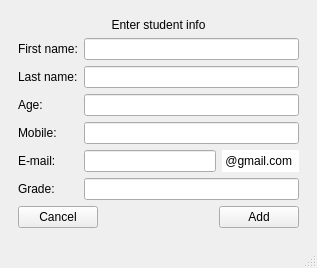
<?xml version="1.0" encoding="UTF-8"?>
<ui version="4.0">
 <class>MainWindow</class>
 <widget class="QMainWindow" name="MainWindow">
  <property name="geometry">
   <rect>
    <x>0</x>
    <y>0</y>
    <width>309</width>
    <height>261</height>
   </rect>
  </property>
  <property name="windowTitle">
   <string>MainWindow</string>
  </property>
  <widget class="QWidget" name="centralwidget">
   <layout class="QGridLayout" name="gridLayout_8">
    <item row="0" column="0">
     <widget class="QStackedWidget" name="stackedWidget">
      <property name="currentIndex">
       <number>12</number>
      </property>
      <widget class="QWidget" name="login_screen">
       <layout class="QGridLayout" name="gridLayout_2">
        <item row="0" column="0">
         <layout class="QVBoxLayout" name="verticalLayout_3">
          <item>
           <widget class="QLabel" name="label_3">
            <property name="text">
             <string>LOGIN</string>
            </property>
            <property name="alignment">
             <set>Qt::AlignCenter</set>
            </property>
           </widget>
          </item>
          <item>
           <layout class="QHBoxLayout" name="horizontalLayout">
            <item>
             <layout class="QVBoxLayout" name="verticalLayout_2">
              <item>
               <widget class="QLabel" name="label">
                <property name="text">
                 <string>Username:</string>
                </property>
               </widget>
              </item>
              <item>
               <widget class="QLabel" name="label_2">
                <property name="text">
                 <string>Password:</string>
                </property>
               </widget>
              </item>
             </layout>
            </item>
            <item>
             <layout class="QVBoxLayout" name="verticalLayout">
              <item>
               <widget class="QLineEdit" name="lineEdit_username"/>
              </item>
              <item>
               <widget class="QLineEdit" name="lineEdit_password">
                <property name="echoMode">
                 <enum>QLineEdit::Password</enum>
                </property>
               </widget>
              </item>
             </layout>
            </item>
           </layout>
          </item>
          <item>
           <spacer name="verticalSpacer">
            <property name="orientation">
             <enum>Qt::Vertical</enum>
            </property>
            <property name="sizeType">
             <enum>QSizePolicy::Preferred</enum>
            </property>
            <property name="sizeHint" stdset="0">
             <size>
              <width>20</width>
              <height>40</height>
             </size>
            </property>
           </spacer>
          </item>
          <item>
           <widget class="QPushButton" name="pushButton_login">
            <property name="text">
             <string>Login</string>
            </property>
           </widget>
          </item>
         </layout>
        </item>
       </layout>
      </widget>
      <widget class="QWidget" name="main_choose_list_screen">
       <layout class="QGridLayout" name="gridLayout">
        <item row="0" column="0">
         <layout class="QVBoxLayout" name="verticalLayout_5">
          <item>
           <widget class="QLabel" name="label_4">
            <property name="styleSheet">
             <string notr="true">font: 700 36pt &quot;Segoe Script&quot;;</string>
            </property>
            <property name="text">
             <string>Welcome</string>
            </property>
            <property name="alignment">
             <set>Qt::AlignCenter</set>
            </property>
           </widget>
          </item>
          <item>
           <layout class="QHBoxLayout" name="horizontalLayout_2">
            <item>
             <widget class="QPushButton" name="pushButton_stdList">
              <property name="sizePolicy">
               <sizepolicy hsizetype="Preferred" vsizetype="Preferred">
                <horstretch>0</horstretch>
                <verstretch>0</verstretch>
               </sizepolicy>
              </property>
              <property name="text">
               <string>Student</string>
              </property>
             </widget>
            </item>
            <item>
             <widget class="QPushButton" name="pushButton_prfList">
              <property name="sizePolicy">
               <sizepolicy hsizetype="Preferred" vsizetype="Preferred">
                <horstretch>0</horstretch>
                <verstretch>0</verstretch>
               </sizepolicy>
              </property>
              <property name="text">
               <string>Professor</string>
              </property>
             </widget>
            </item>
           </layout>
          </item>
          <item>
           <widget class="QPushButton" name="pushButton_courseList">
            <property name="sizePolicy">
             <sizepolicy hsizetype="Preferred" vsizetype="Preferred">
              <horstretch>0</horstretch>
              <verstretch>0</verstretch>
             </sizepolicy>
            </property>
            <property name="text">
             <string>Course</string>
            </property>
           </widget>
          </item>
          <item>
           <spacer name="verticalSpacer_2">
            <property name="orientation">
             <enum>Qt::Vertical</enum>
            </property>
            <property name="sizeType">
             <enum>QSizePolicy::Minimum</enum>
            </property>
            <property name="sizeHint" stdset="0">
             <size>
              <width>10</width>
              <height>20</height>
             </size>
            </property>
           </spacer>
          </item>
          <item>
           <widget class="QPushButton" name="pushButton_exitToLoginScreen">
            <property name="text">
             <string>Exit</string>
            </property>
           </widget>
          </item>
         </layout>
        </item>
       </layout>
      </widget>
      <widget class="QWidget" name="course_list_page">
       <layout class="QGridLayout" name="gridLayout_13">
        <item row="2" column="0">
         <layout class="QHBoxLayout" name="horizontalLayout_9">
          <item>
           <widget class="QPushButton" name="pushButton_back_to_main_list">
            <property name="text">
             <string>back</string>
            </property>
           </widget>
          </item>
          <item>
           <spacer name="horizontalSpacer_3">
            <property name="orientation">
             <enum>Qt::Horizontal</enum>
            </property>
            <property name="sizeHint" stdset="0">
             <size>
              <width>40</width>
              <height>20</height>
             </size>
            </property>
           </spacer>
          </item>
          <item>
           <layout class="QVBoxLayout" name="verticalLayout_13">
            <item>
             <widget class="QPushButton" name="pushButton_add_course">
              <property name="text">
               <string>Add</string>
              </property>
             </widget>
            </item>
            <item>
             <widget class="QPushButton" name="pushButton_to_search_course_page">
              <property name="text">
               <string>search</string>
              </property>
             </widget>
            </item>
           </layout>
          </item>
         </layout>
        </item>
        <item row="1" column="0">
         <widget class="QTableWidget" name="tableWidget_courseList">
          <property name="selectionBehavior">
           <enum>QAbstractItemView::SelectRows</enum>
          </property>
         </widget>
        </item>
        <item row="0" column="0">
         <widget class="QPushButton" name="pushButton_export_cources">
          <property name="text">
           <string>Export</string>
          </property>
         </widget>
        </item>
       </layout>
      </widget>
      <widget class="QWidget" name="search_course_page">
       <layout class="QGridLayout" name="gridLayout_14">
        <item row="2" column="0">
         <layout class="QHBoxLayout" name="horizontalLayout_14">
          <item>
           <widget class="QPushButton" name="pushButton_cancel_search_course">
            <property name="text">
             <string>Cancel</string>
            </property>
           </widget>
          </item>
          <item>
           <spacer name="horizontalSpacer_5">
            <property name="orientation">
             <enum>Qt::Horizontal</enum>
            </property>
            <property name="sizeHint" stdset="0">
             <size>
              <width>40</width>
              <height>20</height>
             </size>
            </property>
           </spacer>
          </item>
          <item>
           <widget class="QPushButton" name="pushButton_search_course_2">
            <property name="text">
             <string>Search</string>
            </property>
           </widget>
          </item>
         </layout>
        </item>
        <item row="0" column="0">
         <layout class="QVBoxLayout" name="verticalLayout_14">
          <item>
           <spacer name="verticalSpacer_4">
            <property name="orientation">
             <enum>Qt::Vertical</enum>
            </property>
            <property name="sizeHint" stdset="0">
             <size>
              <width>20</width>
              <height>40</height>
             </size>
            </property>
           </spacer>
          </item>
          <item>
           <widget class="QLabel" name="label_28">
            <property name="text">
             <string>Enter course code</string>
            </property>
            <property name="alignment">
             <set>Qt::AlignCenter</set>
            </property>
           </widget>
          </item>
          <item>
           <widget class="QLineEdit" name="lineEdit_course_code_search"/>
          </item>
         </layout>
        </item>
        <item row="1" column="0">
         <spacer name="verticalSpacer_3">
          <property name="orientation">
           <enum>Qt::Vertical</enum>
          </property>
          <property name="sizeType">
           <enum>QSizePolicy::Fixed</enum>
          </property>
          <property name="sizeHint" stdset="0">
           <size>
            <width>20</width>
            <height>60</height>
           </size>
          </property>
         </spacer>
        </item>
       </layout>
      </widget>
      <widget class="QWidget" name="selected_student_courses_grades_page">
       <layout class="QGridLayout" name="gridLayout_15">
        <item row="0" column="0">
         <widget class="QLabel" name="label_found_course">
          <property name="text">
           <string/>
          </property>
          <property name="alignment">
           <set>Qt::AlignCenter</set>
          </property>
         </widget>
        </item>
        <item row="0" column="1">
         <widget class="QLabel" name="label_selected_student_basic_info">
          <property name="text">
           <string/>
          </property>
         </widget>
        </item>
        <item row="1" column="1">
         <widget class="QTableWidget" name="tableWidget_selected_student_course_grade_info"/>
        </item>
        <item row="2" column="1">
         <layout class="QHBoxLayout" name="horizontalLayout_22">
          <item>
           <widget class="QPushButton" name="pushButton_back_to_coursesList">
            <property name="styleSheet">
             <string notr="true"/>
            </property>
            <property name="text">
             <string>Back</string>
            </property>
           </widget>
          </item>
          <item>
           <spacer name="horizontalSpacer_12">
            <property name="orientation">
             <enum>Qt::Horizontal</enum>
            </property>
            <property name="sizeHint" stdset="0">
             <size>
              <width>40</width>
              <height>20</height>
             </size>
            </property>
           </spacer>
          </item>
          <item>
           <widget class="QLabel" name="label_35">
            <property name="text">
             <string/>
            </property>
           </widget>
          </item>
         </layout>
        </item>
       </layout>
      </widget>
      <widget class="QWidget" name="choosed_course_info_page">
       <layout class="QGridLayout" name="gridLayout_16">
        <item row="0" column="0">
         <layout class="QVBoxLayout" name="verticalLayout_16">
          <item>
           <widget class="QLabel" name="label_30">
            <property name="styleSheet">
             <string notr="true">font: 700 14pt &quot;Segoe UI&quot;;
color: rgb(0, 0, 0);</string>
            </property>
            <property name="text">
             <string>Course code:</string>
            </property>
           </widget>
          </item>
          <item>
           <widget class="QLabel" name="label_course_code">
            <property name="styleSheet">
             <string notr="true">font: 700 14pt &quot;Segoe UI&quot;;
color: rgb(0, 0, 0);</string>
            </property>
            <property name="text">
             <string/>
            </property>
           </widget>
          </item>
          <item>
           <widget class="QLabel" name="label_selected_course_info">
            <property name="styleSheet">
             <string notr="true">font: 700 14pt &quot;Segoe UI&quot;;
color: rgb(0, 0, 0);</string>
            </property>
            <property name="text">
             <string/>
            </property>
           </widget>
          </item>
          <item>
           <spacer name="verticalSpacer_5">
            <property name="orientation">
             <enum>Qt::Vertical</enum>
            </property>
            <property name="sizeHint" stdset="0">
             <size>
              <width>20</width>
              <height>40</height>
             </size>
            </property>
           </spacer>
          </item>
          <item>
           <widget class="QTableWidget" name="tableWidget_students_grades">
            <property name="selectionBehavior">
             <enum>QAbstractItemView::SelectRows</enum>
            </property>
           </widget>
          </item>
          <item>
           <layout class="QHBoxLayout" name="horizontalLayout_15">
            <item>
             <widget class="QPushButton" name="pushButton_back_to_courseList_page">
              <property name="text">
               <string>Back</string>
              </property>
             </widget>
            </item>
            <item>
             <spacer name="horizontalSpacer_7">
              <property name="orientation">
               <enum>Qt::Horizontal</enum>
              </property>
              <property name="sizeHint" stdset="0">
               <size>
                <width>40</width>
                <height>20</height>
               </size>
              </property>
             </spacer>
            </item>
            <item>
             <layout class="QVBoxLayout" name="verticalLayout_15">
              <item>
               <widget class="QPushButton" name="pushButton_add_professor_to_course">
                <property name="text">
                 <string>Add professor</string>
                </property>
               </widget>
              </item>
              <item>
               <widget class="QPushButton" name="pushButton_add_student_to_course">
                <property name="text">
                 <string>Add student</string>
                </property>
               </widget>
              </item>
             </layout>
            </item>
           </layout>
          </item>
         </layout>
        </item>
       </layout>
      </widget>
      <widget class="QWidget" name="add_professor_to_course_page">
       <layout class="QGridLayout" name="gridLayout_18">
        <item row="0" column="0">
         <layout class="QVBoxLayout" name="verticalLayout_17">
          <item>
           <widget class="QLabel" name="label_29">
            <property name="text">
             <string>Enter professor code</string>
            </property>
            <property name="alignment">
             <set>Qt::AlignCenter</set>
            </property>
           </widget>
          </item>
          <item>
           <widget class="QLineEdit" name="lineEdit_professor_code_2"/>
          </item>
         </layout>
        </item>
        <item row="1" column="0">
         <layout class="QHBoxLayout" name="horizontalLayout_18">
          <item>
           <widget class="QPushButton" name="pushButton_cancel_add_professor_to_course">
            <property name="text">
             <string>Cancel</string>
            </property>
           </widget>
          </item>
          <item>
           <spacer name="horizontalSpacer_8">
            <property name="orientation">
             <enum>Qt::Horizontal</enum>
            </property>
            <property name="sizeHint" stdset="0">
             <size>
              <width>40</width>
              <height>20</height>
             </size>
            </property>
           </spacer>
          </item>
          <item>
           <widget class="QPushButton" name="pushButton_add_professor_to_course_2">
            <property name="text">
             <string>Add</string>
            </property>
           </widget>
          </item>
         </layout>
        </item>
       </layout>
      </widget>
      <widget class="QWidget" name="add_student_to_course_page">
       <layout class="QGridLayout" name="gridLayout_19">
        <item row="0" column="0">
         <layout class="QVBoxLayout" name="verticalLayout_18">
          <item>
           <widget class="QLabel" name="label_31">
            <property name="text">
             <string>Enter student code</string>
            </property>
            <property name="alignment">
             <set>Qt::AlignCenter</set>
            </property>
           </widget>
          </item>
          <item>
           <widget class="QLineEdit" name="lineEdit_student_code"/>
          </item>
         </layout>
        </item>
        <item row="1" column="0">
         <layout class="QVBoxLayout" name="verticalLayout_21">
          <item>
           <widget class="QLabel" name="label_32">
            <property name="text">
             <string>Enter student grade</string>
            </property>
            <property name="alignment">
             <set>Qt::AlignCenter</set>
            </property>
           </widget>
          </item>
          <item>
           <widget class="QLineEdit" name="lineEdit_student_grade"/>
          </item>
         </layout>
        </item>
        <item row="2" column="0">
         <layout class="QHBoxLayout" name="horizontalLayout_19">
          <item>
           <widget class="QPushButton" name="pushButton_cancel_add_student">
            <property name="text">
             <string>Cancel</string>
            </property>
           </widget>
          </item>
          <item>
           <spacer name="horizontalSpacer_9">
            <property name="orientation">
             <enum>Qt::Horizontal</enum>
            </property>
            <property name="sizeHint" stdset="0">
             <size>
              <width>40</width>
              <height>20</height>
             </size>
            </property>
           </spacer>
          </item>
          <item>
           <widget class="QPushButton" name="pushButton_add_student_to_course_2">
            <property name="text">
             <string>Add</string>
            </property>
           </widget>
          </item>
         </layout>
        </item>
       </layout>
      </widget>
      <widget class="QWidget" name="course_add_page">
       <layout class="QGridLayout" name="gridLayout_17">
        <item row="0" column="0">
         <widget class="QLabel" name="label_27">
          <property name="text">
           <string>Enter course info</string>
          </property>
          <property name="alignment">
           <set>Qt::AlignCenter</set>
          </property>
         </widget>
        </item>
        <item row="1" column="0">
         <layout class="QHBoxLayout" name="horizontalLayout_10">
          <item>
           <widget class="QLabel" name="label_23">
            <property name="text">
             <string>Name:</string>
            </property>
           </widget>
          </item>
          <item>
           <widget class="QLineEdit" name="lineEdit_course_name"/>
          </item>
         </layout>
        </item>
        <item row="2" column="0">
         <layout class="QHBoxLayout" name="horizontalLayout_11">
          <item>
           <widget class="QLabel" name="label_24">
            <property name="text">
             <string>Code:</string>
            </property>
           </widget>
          </item>
          <item>
           <widget class="QLineEdit" name="lineEdit_course_code"/>
          </item>
         </layout>
        </item>
        <item row="3" column="0">
         <layout class="QHBoxLayout" name="horizontalLayout_16">
          <item>
           <widget class="QLabel" name="label_25">
            <property name="text">
             <string>Lecture Hall:</string>
            </property>
           </widget>
          </item>
          <item>
           <widget class="QComboBox" name="comboBox_lectureHall"/>
          </item>
         </layout>
        </item>
        <item row="4" column="0">
         <layout class="QHBoxLayout" name="horizontalLayout_17">
          <item>
           <widget class="QLabel" name="label_26">
            <property name="text">
             <string>Time:</string>
            </property>
           </widget>
          </item>
          <item>
           <widget class="QComboBox" name="comboBox_time"/>
          </item>
         </layout>
        </item>
        <item row="5" column="0">
         <layout class="QHBoxLayout" name="horizontalLayout_13">
          <item>
           <widget class="QPushButton" name="pushButton_cancel_add_course">
            <property name="text">
             <string>Cancel</string>
            </property>
           </widget>
          </item>
          <item>
           <spacer name="horizontalSpacer_4">
            <property name="orientation">
             <enum>Qt::Horizontal</enum>
            </property>
            <property name="sizeHint" stdset="0">
             <size>
              <width>40</width>
              <height>20</height>
             </size>
            </property>
           </spacer>
          </item>
          <item>
           <widget class="QPushButton" name="pushButton_add_course_2">
            <property name="text">
             <string>Add</string>
            </property>
           </widget>
          </item>
         </layout>
        </item>
       </layout>
      </widget>
      <widget class="QWidget" name="stdListPage">
       <layout class="QGridLayout" name="gridLayout_6">
        <item row="0" column="0">
         <layout class="QGridLayout" name="gridLayout_5">
          <item row="0" column="0">
           <widget class="QPushButton" name="pushButton_back_to_main_2">
            <property name="enabled">
             <bool>true</bool>
            </property>
            <property name="sizePolicy">
             <sizepolicy hsizetype="Minimum" vsizetype="Minimum">
              <horstretch>0</horstretch>
              <verstretch>0</verstretch>
             </sizepolicy>
            </property>
            <property name="text">
             <string>back</string>
            </property>
            <property name="iconSize">
             <size>
              <width>12</width>
              <height>12</height>
             </size>
            </property>
           </widget>
          </item>
          <item row="1" column="0">
           <widget class="QLabel" name="label_14">
            <property name="text">
             <string>Students List</string>
            </property>
            <property name="alignment">
             <set>Qt::AlignCenter</set>
            </property>
           </widget>
          </item>
          <item row="2" column="0">
           <widget class="QTableWidget" name="tableWidget_studentsList">
            <property name="selectionBehavior">
             <enum>QAbstractItemView::SelectRows</enum>
            </property>
           </widget>
          </item>
          <item row="3" column="0">
           <layout class="QHBoxLayout" name="horizontalLayout_6">
            <item>
             <widget class="QLabel" name="student_info">
              <property name="minimumSize">
               <size>
                <width>195</width>
                <height>75</height>
               </size>
              </property>
              <property name="styleSheet">
               <string notr="true">font: 700 7pt &quot;Segoe UI&quot;;
color: rgb(0, 0, 0);</string>
              </property>
              <property name="frameShape">
               <enum>QFrame::Box</enum>
              </property>
              <property name="text">
               <string/>
              </property>
             </widget>
            </item>
            <item>
             <layout class="QVBoxLayout" name="verticalLayout_11">
              <item>
               <widget class="QPushButton" name="pushButton_searchStudent">
                <property name="text">
                 <string>Search</string>
                </property>
               </widget>
              </item>
              <item>
               <widget class="QPushButton" name="pushButton_addNewStudent">
                <property name="text">
                 <string>Add</string>
                </property>
               </widget>
              </item>
              <item>
               <widget class="QPushButton" name="pushButton_export_student">
                <property name="text">
                 <string>Export</string>
                </property>
               </widget>
              </item>
             </layout>
            </item>
           </layout>
          </item>
         </layout>
        </item>
       </layout>
      </widget>
      <widget class="QWidget" name="search_student_page">
       <layout class="QGridLayout" name="gridLayout_9">
        <item row="0" column="0">
         <layout class="QVBoxLayout" name="verticalLayout_4">
          <item>
           <widget class="QLabel" name="label_9">
            <property name="text">
             <string>Enter student code</string>
            </property>
            <property name="alignment">
             <set>Qt::AlignCenter</set>
            </property>
           </widget>
          </item>
          <item>
           <widget class="QLineEdit" name="lineEdit_stdCode"/>
          </item>
          <item>
           <layout class="QHBoxLayout" name="horizontalLayout_12">
            <item>
             <widget class="QPushButton" name="pushButton_8">
              <property name="text">
               <string>Cancel</string>
              </property>
             </widget>
            </item>
            <item>
             <spacer name="horizontalSpacer_6">
              <property name="orientation">
               <enum>Qt::Horizontal</enum>
              </property>
              <property name="sizeHint" stdset="0">
               <size>
                <width>40</width>
                <height>20</height>
               </size>
              </property>
             </spacer>
            </item>
            <item>
             <widget class="QPushButton" name="pushButton_searchStudent_2">
              <property name="text">
               <string>Search</string>
              </property>
             </widget>
            </item>
           </layout>
          </item>
         </layout>
        </item>
       </layout>
      </widget>
      <widget class="QWidget" name="found_student_page">
       <layout class="QGridLayout" name="gridLayout_10">
        <item row="0" column="0">
         <widget class="QLabel" name="found_student">
          <property name="styleSheet">
           <string notr="true">font: 700 16pt &quot;Segoe UI&quot;;
color: rgb(0, 0, 0);</string>
          </property>
          <property name="text">
           <string/>
          </property>
         </widget>
        </item>
        <item row="1" column="0">
         <widget class="QPushButton" name="pushButton_back_to_search">
          <property name="text">
           <string>back</string>
          </property>
         </widget>
        </item>
       </layout>
      </widget>
      <widget class="QWidget" name="addStudentPage">
       <layout class="QGridLayout" name="gridLayout_7">
        <item row="0" column="0">
         <widget class="QLabel" name="label_22">
          <property name="text">
           <string>Enter student info</string>
          </property>
          <property name="alignment">
           <set>Qt::AlignCenter</set>
          </property>
         </widget>
        </item>
        <item row="1" column="0">
         <layout class="QHBoxLayout" name="horizontalLayout_23">
          <item>
           <layout class="QVBoxLayout" name="verticalLayout_10">
            <item>
             <widget class="QLabel" name="label_15">
              <property name="text">
               <string>First name:</string>
              </property>
             </widget>
            </item>
            <item>
             <widget class="QLabel" name="label_16">
              <property name="text">
               <string>Last name:</string>
              </property>
             </widget>
            </item>
            <item>
             <widget class="QLabel" name="label_17">
              <property name="text">
               <string>Age:</string>
              </property>
             </widget>
            </item>
            <item>
             <widget class="QLabel" name="label_19">
              <property name="text">
               <string>Mobile:</string>
              </property>
             </widget>
            </item>
            <item>
             <widget class="QLabel" name="label_20">
              <property name="text">
               <string>E-mail:</string>
              </property>
             </widget>
            </item>
            <item>
             <widget class="QLabel" name="label_21">
              <property name="text">
               <string>Grade:</string>
              </property>
             </widget>
            </item>
           </layout>
          </item>
          <item>
           <layout class="QVBoxLayout" name="verticalLayout_12">
            <item>
             <widget class="QLineEdit" name="lineEdit_fNamestd"/>
            </item>
            <item>
             <widget class="QLineEdit" name="lineEdit_lNamestd"/>
            </item>
            <item>
             <widget class="QLineEdit" name="lineEdit_agestd"/>
            </item>
            <item>
             <widget class="QLineEdit" name="lineEdit_mobstd"/>
            </item>
            <item>
             <layout class="QHBoxLayout" name="horizontalLayout_7">
              <item>
               <widget class="QLineEdit" name="lineEdit_mailstd">
                <property name="text">
                 <string/>
                </property>
               </widget>
              </item>
              <item>
               <widget class="QLabel" name="label_33">
                <property name="styleSheet">
                 <string notr="true">border-color: rgb(255, 255, 255);
background-color: rgb(255, 255, 255);
color: rgb(0, 0, 0);</string>
                </property>
                <property name="frameShape">
                 <enum>QFrame::NoFrame</enum>
                </property>
                <property name="text">
                 <string> @gmail.com  </string>
                </property>
               </widget>
              </item>
             </layout>
            </item>
            <item>
             <widget class="QLineEdit" name="lineEdit_grade"/>
            </item>
           </layout>
          </item>
         </layout>
        </item>
        <item row="2" column="0">
         <layout class="QHBoxLayout" name="horizontalLayout_8">
          <item>
           <widget class="QPushButton" name="pushButton_cancelStudentAdd">
            <property name="text">
             <string>Cancel</string>
            </property>
           </widget>
          </item>
          <item>
           <spacer name="horizontalSpacer_2">
            <property name="orientation">
             <enum>Qt::Horizontal</enum>
            </property>
            <property name="sizeHint" stdset="0">
             <size>
              <width>40</width>
              <height>20</height>
             </size>
            </property>
           </spacer>
          </item>
          <item>
           <widget class="QPushButton" name="pushButton_addStudent">
            <property name="text">
             <string>Add</string>
            </property>
           </widget>
          </item>
         </layout>
        </item>
       </layout>
      </widget>
      <widget class="QWidget" name="professors_List_screen">
       <layout class="QGridLayout" name="gridLayout_3">
        <item row="0" column="0">
         <layout class="QVBoxLayout" name="verticalLayout_6">
          <item>
           <widget class="QPushButton" name="pushButton_back_to_main">
            <property name="enabled">
             <bool>true</bool>
            </property>
            <property name="sizePolicy">
             <sizepolicy hsizetype="Minimum" vsizetype="Minimum">
              <horstretch>0</horstretch>
              <verstretch>0</verstretch>
             </sizepolicy>
            </property>
            <property name="text">
             <string>back</string>
            </property>
            <property name="iconSize">
             <size>
              <width>12</width>
              <height>12</height>
             </size>
            </property>
           </widget>
          </item>
          <item>
           <widget class="QLabel" name="label_5">
            <property name="text">
             <string>Professors</string>
            </property>
            <property name="alignment">
             <set>Qt::AlignCenter</set>
            </property>
           </widget>
          </item>
          <item>
           <widget class="QTableWidget" name="tableWidget_professorList">
            <property name="selectionMode">
             <enum>QAbstractItemView::SingleSelection</enum>
            </property>
            <property name="selectionBehavior">
             <enum>QAbstractItemView::SelectRows</enum>
            </property>
           </widget>
          </item>
          <item>
           <layout class="QHBoxLayout" name="horizontalLayout_3">
            <item>
             <widget class="QLabel" name="professor_info">
              <property name="minimumSize">
               <size>
                <width>195</width>
                <height>75</height>
               </size>
              </property>
              <property name="styleSheet">
               <string notr="true">font: 700 7pt &quot;Segoe UI&quot;;
color: rgb(0, 0, 0);</string>
              </property>
              <property name="frameShape">
               <enum>QFrame::Box</enum>
              </property>
              <property name="text">
               <string/>
              </property>
              <property name="wordWrap">
               <bool>true</bool>
              </property>
             </widget>
            </item>
            <item>
             <layout class="QVBoxLayout" name="verticalLayout_7">
              <item>
               <widget class="QPushButton" name="pushButton_searchProfessor">
                <property name="text">
                 <string>Search</string>
                </property>
               </widget>
              </item>
              <item>
               <widget class="QPushButton" name="pushButton_addNewProfessor">
                <property name="text">
                 <string>Add</string>
                </property>
               </widget>
              </item>
              <item>
               <widget class="QPushButton" name="pushButton_export_professors">
                <property name="text">
                 <string>Export</string>
                </property>
               </widget>
              </item>
             </layout>
            </item>
           </layout>
          </item>
         </layout>
        </item>
       </layout>
      </widget>
      <widget class="QWidget" name="selected_professor_page">
       <layout class="QGridLayout" name="gridLayout_20">
        <item row="0" column="0">
         <layout class="QVBoxLayout" name="verticalLayout_19">
          <item>
           <widget class="QLabel" name="label_selected_professor_info">
            <property name="styleSheet">
             <string notr="true">font: 700 14pt &quot;Segoe UI&quot;;
color: rgb(0, 0, 0);</string>
            </property>
            <property name="text">
             <string/>
            </property>
           </widget>
          </item>
          <item>
           <widget class="QTableWidget" name="tableWidget_professor_courses"/>
          </item>
          <item>
           <widget class="QPushButton" name="pushButton_back_to_professorsList_screen">
            <property name="text">
             <string>Back</string>
            </property>
           </widget>
          </item>
         </layout>
        </item>
       </layout>
      </widget>
      <widget class="QWidget" name="selected_student_info_page">
       <layout class="QGridLayout" name="gridLayout_21">
        <item row="0" column="0">
         <widget class="QLabel" name="label_student_info">
          <property name="styleSheet">
           <string notr="true">font: 700 14pt &quot;Segoe UI&quot;;
color: rgb(0, 0, 0);</string>
          </property>
          <property name="text">
           <string/>
          </property>
         </widget>
        </item>
        <item row="1" column="0">
         <widget class="QTableWidget" name="tableWidget_courses_grades"/>
        </item>
        <item row="2" column="0">
         <layout class="QHBoxLayout" name="horizontalLayout_20">
          <item>
           <widget class="QPushButton" name="pushButton_bak_to_studentsList">
            <property name="text">
             <string>Back</string>
            </property>
           </widget>
          </item>
          <item>
           <spacer name="horizontalSpacer_10">
            <property name="orientation">
             <enum>Qt::Horizontal</enum>
            </property>
            <property name="sizeHint" stdset="0">
             <size>
              <width>40</width>
              <height>20</height>
             </size>
            </property>
           </spacer>
          </item>
          <item>
           <widget class="QLabel" name="label_34">
            <property name="text">
             <string/>
            </property>
           </widget>
          </item>
         </layout>
        </item>
       </layout>
      </widget>
      <widget class="QWidget" name="search_professor_page">
       <layout class="QGridLayout" name="gridLayout_11">
        <item row="0" column="0">
         <layout class="QVBoxLayout" name="verticalLayout_20">
          <item>
           <widget class="QLabel" name="label_18">
            <property name="text">
             <string>Enter professor code</string>
            </property>
            <property name="alignment">
             <set>Qt::AlignCenter</set>
            </property>
           </widget>
          </item>
          <item>
           <widget class="QLineEdit" name="lineEdit_professor_code"/>
          </item>
         </layout>
        </item>
        <item row="1" column="0">
         <layout class="QHBoxLayout" name="horizontalLayout_21">
          <item>
           <widget class="QPushButton" name="pushButton_back_to_professorListPage">
            <property name="text">
             <string>back</string>
            </property>
           </widget>
          </item>
          <item>
           <spacer name="horizontalSpacer_11">
            <property name="orientation">
             <enum>Qt::Horizontal</enum>
            </property>
            <property name="sizeHint" stdset="0">
             <size>
              <width>40</width>
              <height>20</height>
             </size>
            </property>
           </spacer>
          </item>
          <item>
           <widget class="QPushButton" name="pushButton_search_professor">
            <property name="text">
             <string>search</string>
            </property>
           </widget>
          </item>
         </layout>
        </item>
       </layout>
      </widget>
      <widget class="QWidget" name="found_professor_info_page">
       <layout class="QGridLayout" name="gridLayout_12">
        <item row="0" column="0">
         <widget class="QLabel" name="found_professor_info">
          <property name="styleSheet">
           <string notr="true">font: 700 16pt &quot;Segoe UI&quot;;
color: rgb(0, 0, 0);</string>
          </property>
          <property name="text">
           <string/>
          </property>
         </widget>
        </item>
        <item row="1" column="0">
         <widget class="QPushButton" name="pushButton_back_to_search_professo">
          <property name="text">
           <string>back</string>
          </property>
         </widget>
        </item>
       </layout>
      </widget>
      <widget class="QWidget" name="add_professor_info_screen">
       <layout class="QGridLayout" name="gridLayout_4">
        <item row="0" column="0">
         <widget class="QLabel" name="label_13">
          <property name="text">
           <string>Enter professor info</string>
          </property>
          <property name="alignment">
           <set>Qt::AlignCenter</set>
          </property>
         </widget>
        </item>
        <item row="1" column="0">
         <layout class="QHBoxLayout" name="horizontalLayout_24">
          <item>
           <layout class="QVBoxLayout" name="verticalLayout_8">
            <item>
             <widget class="QLabel" name="label_6">
              <property name="text">
               <string>First name:</string>
              </property>
             </widget>
            </item>
            <item>
             <widget class="QLabel" name="label_7">
              <property name="text">
               <string>Last name:</string>
              </property>
             </widget>
            </item>
            <item>
             <widget class="QLabel" name="label_8">
              <property name="text">
               <string>Age:</string>
              </property>
             </widget>
            </item>
            <item>
             <widget class="QLabel" name="label_10">
              <property name="text">
               <string>Mobile:</string>
              </property>
             </widget>
            </item>
            <item>
             <widget class="QLabel" name="label_11">
              <property name="text">
               <string>E-mail:</string>
              </property>
             </widget>
            </item>
            <item>
             <widget class="QLabel" name="label_12">
              <property name="text">
               <string>Title:</string>
              </property>
             </widget>
            </item>
           </layout>
          </item>
          <item>
           <layout class="QVBoxLayout" name="verticalLayout_9">
            <item>
             <widget class="QLineEdit" name="lineEdit_fName"/>
            </item>
            <item>
             <widget class="QLineEdit" name="lineEdit_lName"/>
            </item>
            <item>
             <widget class="QLineEdit" name="lineEdit_age"/>
            </item>
            <item>
             <widget class="QLineEdit" name="lineEdit_mob"/>
            </item>
            <item>
             <layout class="QHBoxLayout" name="horizontalLayout_5">
              <item>
               <widget class="QLineEdit" name="lineEdit_mail"/>
              </item>
              <item>
               <widget class="QLabel" name="label_36">
                <property name="styleSheet">
                 <string notr="true">border-color: rgb(255, 255, 255);
background-color: rgb(255, 255, 255);
color: rgb(0, 0, 0);</string>
                </property>
                <property name="text">
                 <string> @gmail.com  </string>
                </property>
               </widget>
              </item>
             </layout>
            </item>
            <item>
             <widget class="QLineEdit" name="lineEdit_title"/>
            </item>
           </layout>
          </item>
         </layout>
        </item>
        <item row="2" column="0">
         <layout class="QHBoxLayout" name="horizontalLayout_4">
          <item>
           <widget class="QPushButton" name="pushButton_cancel_add_professor">
            <property name="text">
             <string>Cancel</string>
            </property>
           </widget>
          </item>
          <item>
           <spacer name="horizontalSpacer">
            <property name="orientation">
             <enum>Qt::Horizontal</enum>
            </property>
            <property name="sizeHint" stdset="0">
             <size>
              <width>40</width>
              <height>20</height>
             </size>
            </property>
           </spacer>
          </item>
          <item>
           <widget class="QPushButton" name="pushButton_addprf">
            <property name="text">
             <string>Add</string>
            </property>
           </widget>
          </item>
         </layout>
        </item>
       </layout>
      </widget>
     </widget>
    </item>
   </layout>
  </widget>
  <widget class="QMenuBar" name="menubar">
   <property name="geometry">
    <rect>
     <x>0</x>
     <y>0</y>
     <width>309</width>
     <height>17</height>
    </rect>
   </property>
  </widget>
  <widget class="QStatusBar" name="statusbar"/>
 </widget>
 <resources/>
 <connections/>
</ui>
